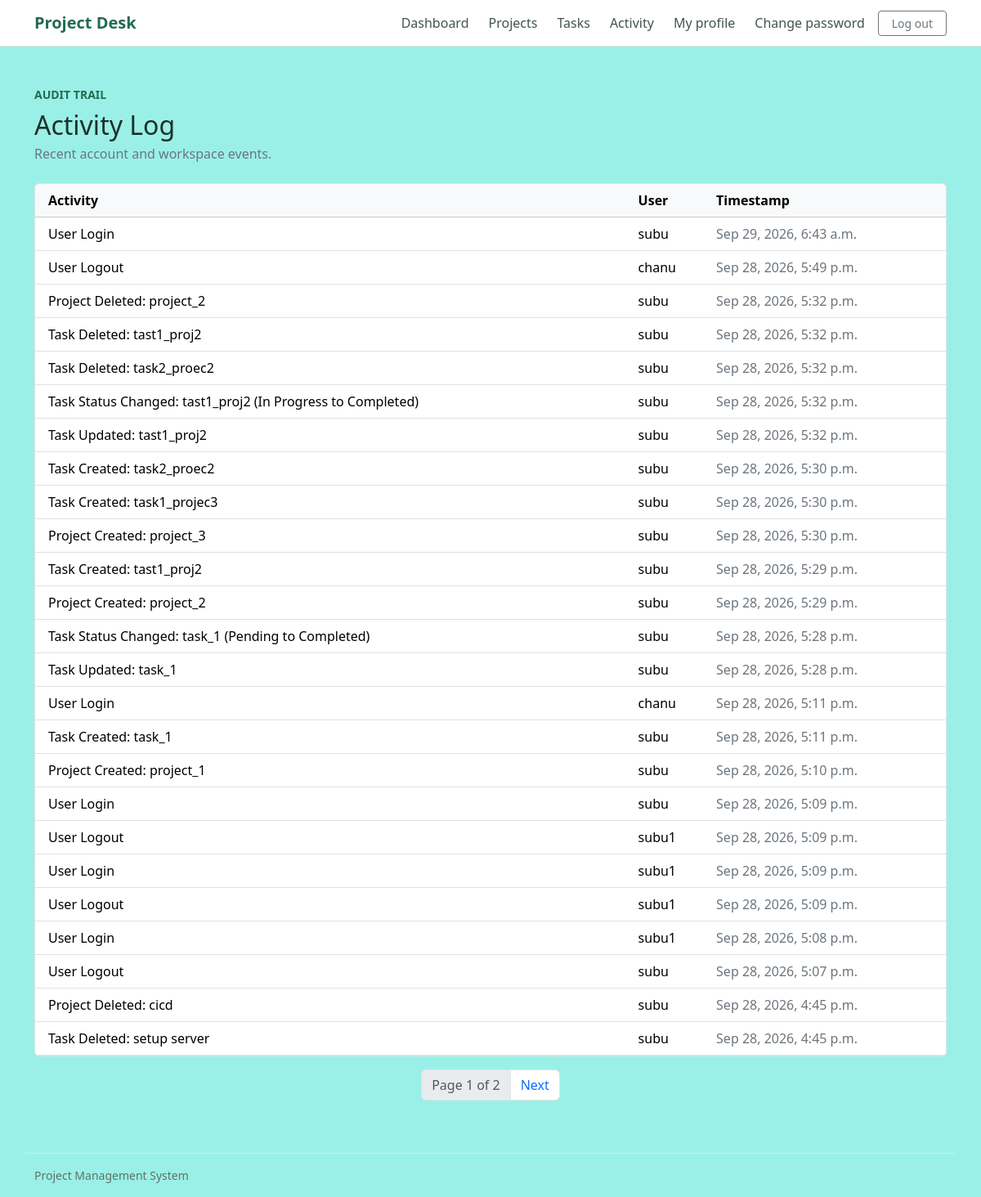
The page /activity-logs/ (signed in) on the database as committed earlier.
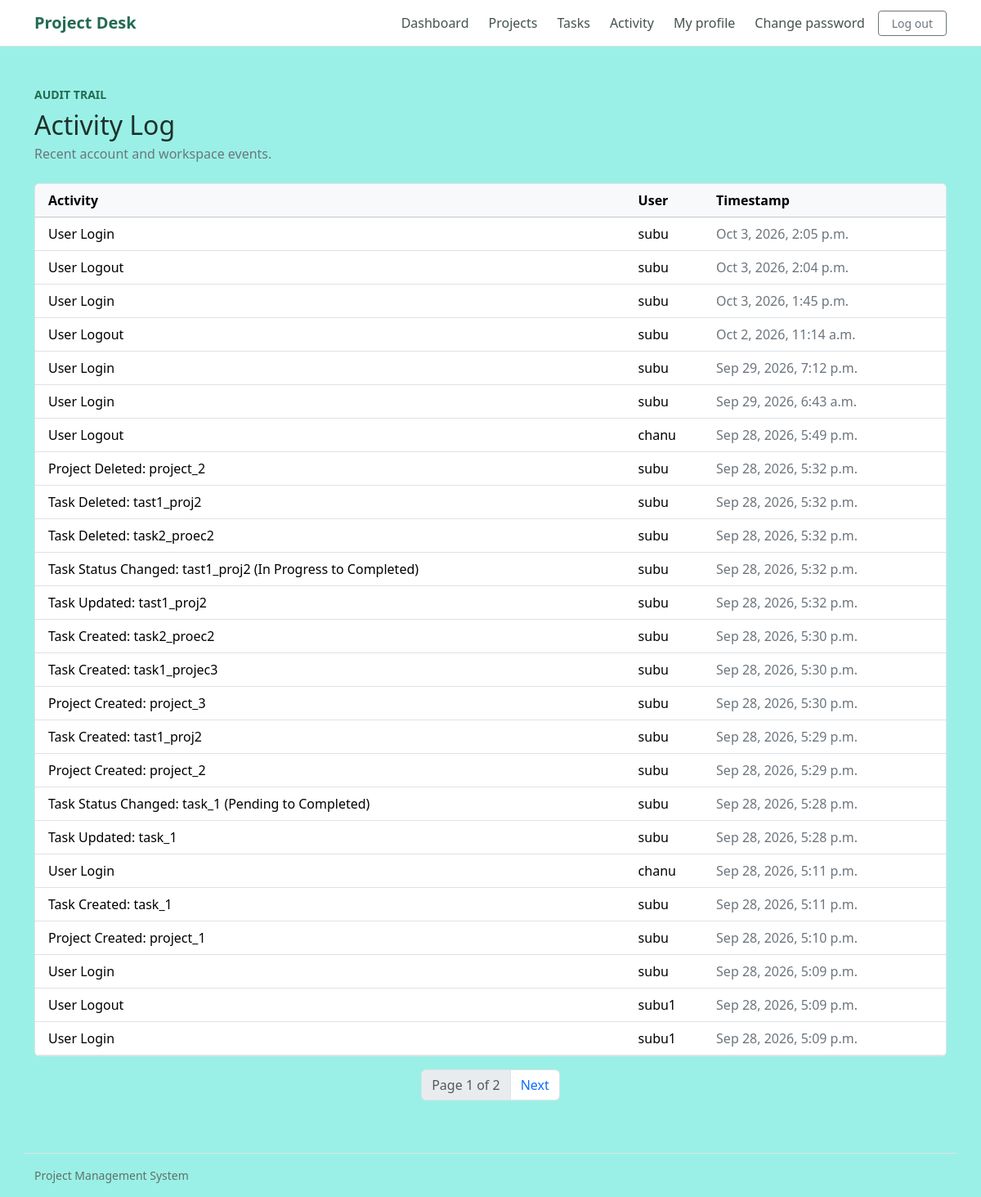
The same page on the database as committed later.
### activity_logs/models.py (models this page shows, shortened)
class ActivityLog(models.Model):
	user = models.ForeignKey(
		settings.AUTH_USER_MODEL,
		on_delete=models.SET_NULL,
		null=True,
		blank=True,
		related_name="activity_logs",
	)
	activity = models.TextField()
	timestamp = models.DateTimeField(auto_now_add=True, db_index=True)
	class Meta:
		ordering = ["-timestamp", "-pk"]
		verbose_name = "activity log"
		verbose_name_plural = "activity logs"

### activity_logs/views.py (the view)
# urls.py: path("", views.activity_list, name="list"),
@login_required
def activity_list(request):
	activities = ActivityLog.objects.select_related("user")
	if not request.user.is_staff:
		activities = activities.filter(user=request.user)
	page_obj = Paginator(activities, 25).get_page(request.GET.get("page"))
	return render(
		request,
		"activity_logs/activity_list.html",
		{"page_obj": page_obj, "activities": page_obj.object_list},
	)

### activity_logs/templates/activity_logs/activity_list.html (shortened to what this page needs)
{% extends "accounts/base.html" %}
{% block content %}
<section>
    <div class="mb-4">
        <p class="small text-uppercase text-accent fw-semibold mb-2">Audit trail</p>
        <h1 class="h2 mb-1">Activity Log</h1>
        <p class="text-secondary mb-0">Recent account and workspace events.</p>
    </div>
    {% if activities %}
        <div class="table-responsive bg-white border rounded-2">
            <table class="table table-hover align-middle mb-0">
                <thead class="table-light"><tr><th scope="col" class="ps-3">Activity</th><th scope="col">User</th><th scope="col" class="text-nowrap">Timestamp</th></tr></thead>
                <tbody>
                    {% for item in activities %}
                        <tr>
                            <td class="ps-3">{{ item.activity }}</td>
                            <td>{% if item.user %}{{ item.user.get_username }}{% else %}<span class="text-secondary">Deleted account</span>{% endif %}</td>
                            <td class="text-secondary text-nowrap">{{ item.timestamp|date:"M j, Y, P" }}</td>
                        </tr>
                    {% endfor %}
                </tbody>
            </table>
        </div>
        {% if page_obj.paginator.num_pages > 1 %}
            <nav class="mt-3" aria-label="Activity log pages">
                <ul class="pagination justify-content-center flex-wrap">
                    <li class="page-item disabled"><span class="page-link">Page {{ page_obj.number }} of {{ page_obj.paginator.num_pages }}</span></li>
                    {% if page_obj.has_next %}<li class="page-item"><a class="page-link" href="?page={{ page_obj.next_page_number }}">Next</a></li>{% endif %}
                </ul>
            </nav>
        {% endif %}
    {% else %}
        <div class="bg-white border rounded-2 p-4"><p class="text-secondary mb-0">No activity has been recorded yet.</p></div>
    {% endif %}
</section>
{% endblock %}

### accounts/templates/accounts/base.html (shortened to what this page needs)
<!doctype html>
<html lang="en">
<head>
    <link href="https://cdn.jsdelivr.net/npm/bootstrap@5.3.3/dist/css/bootstrap.min.css" rel="stylesheet">
</head>
<body>
    <nav class="navbar navbar-expand-lg sticky-top">
        <div class="container">
            <a class="navbar-brand" href="{% if user.is_authenticated %}{% url 'dashboard:home' %}{% else %}{% url 'accounts:login' %}{% endif %}">Project Desk</a>
            <div class="collapse navbar-collapse" id="mainNavigation">
                <ul class="navbar-nav ms-auto align-items-lg-center gap-lg-2">
                    {% if user.is_authenticated %}
                        <li class="nav-item"><a class="nav-link" href="{% url 'dashboard:home' %}">Dashboard</a></li>
                        <li class="nav-item"><a class="nav-link" href="{% url 'projects:list' %}">Projects</a></li>
                        <li class="nav-item"><a class="nav-link" href="{% url 'tasks:list' %}">Tasks</a></li>
                        <li class="nav-item"><a class="nav-link" href="{% url 'activity_logs:list' %}">Activity</a></li>
                        <li class="nav-item"><a class="nav-link" href="{% url 'accounts:profile' %}">My profile</a></li>
                        <li class="nav-item"><a class="nav-link" href="{% url 'accounts:password_change' %}">Change password</a></li>
                        <li class="nav-item">
                            <form method="post" action="{% url 'accounts:logout' %}">
                                <button class="btn btn-outline-secondary btn-sm px-3" type="submit">Log out</button>
                            </form>
                        </li>
                    {% else %}
                        <li class="nav-item"><a class="nav-link" href="{% url 'accounts:login' %}">Log in</a></li>
                        <li class="nav-item"><a class="btn btn-primary btn-sm px-3" href="{% url 'accounts:register' %}">Create account</a></li>
                    {% endif %}
                </ul>
            </div>
        </div>
    </nav>
    <main class="container py-4 py-md-5">
        {% block content %}{% endblock %}
    </main>
    <footer class="container py-3 border-top small">Project Management System</footer>
</body>
</html>

### accounts/templates/accounts/base.html (style rules this page uses)
:root { --ink: #1e302b; --green: #236b52; --paper: #9af0e6; --line: #dce4de; }
body { min-height: 100vh; background: var(--paper); color: var(--ink); }
.navbar { background: #fff; border-bottom: 1px solid var(--line); }
.navbar-brand { color: var(--green); font-weight: 750; letter-spacing: 0; }
.nav-link { color: #43544c; }
main { min-height: calc(100vh - 142px); }
.text-accent { color: var(--green); }
footer { color: #607168; }

Rows that differ between the two databases and show on the page:
no longer on this page (row unchanged): ActivityLog: activity "User Logout", user.get_username "subu1", timestamp "Sep 28, 2026, 5:09 p.m."
no longer on this page (row unchanged): ActivityLog: activity "User Login", user.get_username "subu1", timestamp "Sep 28, 2026, 5:08 p.m."
no longer on this page (row unchanged): ActivityLog: activity "User Logout", user.get_username "subu", timestamp "Sep 28, 2026, 5:07 p.m."
no longer on this page (row unchanged): ActivityLog: activity "Project Deleted: cicd", user.get_username "subu", timestamp "Sep 28, 2026, 4:45 p.m."
no longer on this page (row unchanged): ActivityLog: activity "Task Deleted: setup server", user.get_username "subu", timestamp "Sep 28, 2026, 4:45 p.m."
added ActivityLog: activity "User Login", user.get_username "subu", timestamp "Oct 3, 2026, 2:05 p.m."
added ActivityLog: activity "User Logout", user.get_username "subu", timestamp "Oct 3, 2026, 2:04 p.m."
added ActivityLog: activity "User Login", user.get_username "subu", timestamp "Oct 3, 2026, 1:45 p.m."
added ActivityLog: activity "User Logout", user.get_username "subu", timestamp "Oct 2, 2026, 11:14 a.m."
added ActivityLog: activity "User Login", user.get_username "subu", timestamp "Sep 29, 2026, 7:12 p.m."
